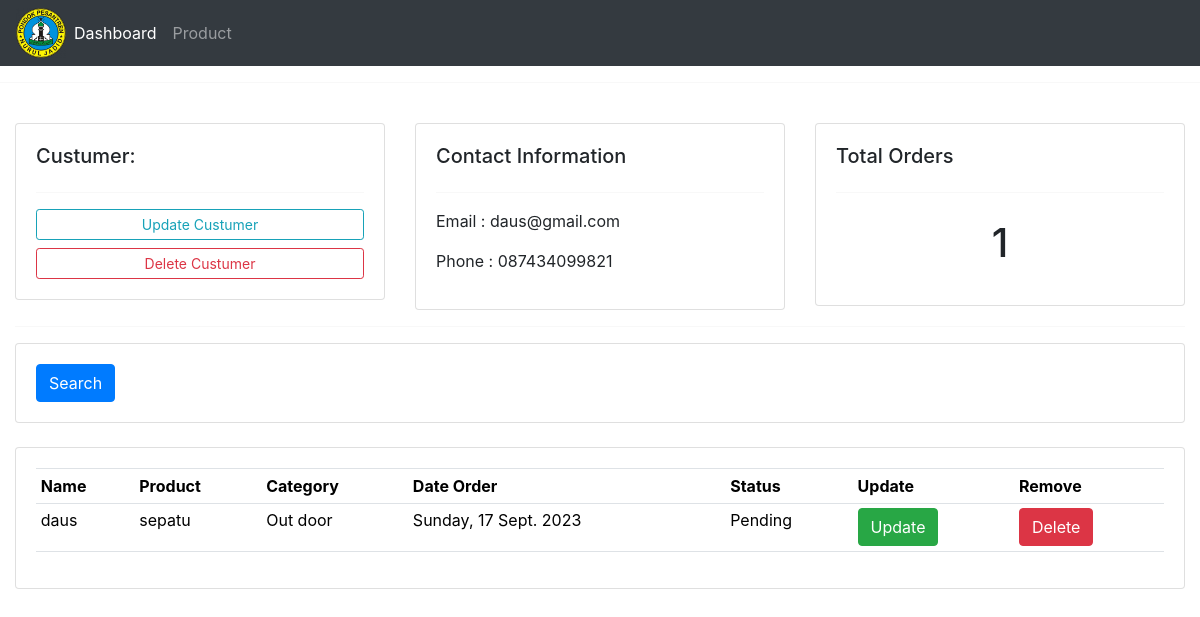
The page /custumer/6 on the database its author committed.
### data/models.py (models this page shows, shortened)
class Custumer(models.Model) :
    CATEGORY=()
    name =models.CharField(max_length=200, blank=True, null=True)
    phone =models.CharField(max_length=200, blank=True, null=True)
    email =models.CharField(max_length=200, blank=True, null=True)
    date_created= models.DateTimeField(auto_now_add=True, null=True)

class Order(models.Model):
    STATUS=(
        ('Pending', 'Pending'),
        ('Out for delivery', 'Out for delivery'),
        ('Delivered', 'Delivered'),
    )
    custumer = models.ForeignKey(Custumer, null=True, on_delete=models.SET_NULL)
    product = models.ForeignKey(Product, null=True, on_delete=models.SET_NULL)
    date_created = models.DateTimeField(auto_now_add=True, null=True)
    status = models.CharField(max_length=200, null=True, choices=STATUS)

class Product(models.Model):
    CATEGORY=(
        ('Indoor', 'Indoor'),
        ('Out door', 'Out door'),
    )
    name = models.CharField(max_length=200, blank=True, null=True)
    price = models.IntegerField(blank=True, null=True)
    category = models.CharField(max_length=200, blank=True, null=True, choices=CATEGORY)
    description = models.CharField(max_length=200, blank=True, null=True)
    date_created = models.DateTimeField(auto_now_add=True, null=True)
    tag = models.ManyToManyField(tag)
    def __str__(self):
        return self.name

### data/views.py (the view)
# urls.py: path('custumer/<str:hqq>', views.custumer, name='custumer'),
def custumer(request, hqq):
    detailcustumer = Custumer.objects.get(id=hqq)
    ordercustumer = detailcustumer.order_set.all()
    total_custumer = ordercustumer.count()
    context = {
        'judul': 'halaman custumer',
        'custumer': detailcustumer,
        'data_order_custumer': ordercustumer,
        'data_total' : total_custumer,
    }
    return render(request, 'data/custumer.html', context)

### data/templates/data/custumer.html
{% extends "data/main.html" %}
{% block content %}
<br>
<div class="container-fluid">
    <div class="row">
        <div class="col-md-4">
            <div class="card card-body">
                <h5>Custumer:</h5>
                <hr>
                <a class="btn btn-outline-info btn-sm btn-block" href="{% url 'update_custumer' custumer.id %}">Update
                    Custumer</a>
                <a class="btn btn-outline-danger btn-sm btn-block" href="{% url 'delete_custumer' custumer.id %}">Delete
                    Custumer</a>
            </div>
        </div>
        <div class="col-md-4">
            <div class="card card-body">
                <h5>Contact Information</h5>
                <hr>
                <p>Email : {{ custumer.email }}</p>
                <p>Phone : {{ custumer.phone }}</p>
            </div>
        </div>
        <div class="col-md-4">
            <div class="card card-body">
                <h5>Total Orders</h5>
                <hr>
                <h1 style="text-align: center;padding: 10px;">{{data_total}}</h1>
            </div>
        </div>
    </div>
    <hr>
    <div class=" row ">
        <div class="col ">
            <div class="card card-body ">
                <form action=" " method="get ">
                    <button type="submit " class="btn btn-primary">Search</button>
                </form>
            </div>
        </div>
    </div>
    <br>
    <div class="row ">
        <div class="col-md ">
            <div class="card card-body ">
                <table class="table table-sm ">
                    <tr>
                        <th>Name</th>
                        <th>Product</th>
                        <th>Category</th>
                        <th>Date Order</th>
                        <th>Status</th>
                        <th>Update</th>
                        <th>Remove</th>
                    </tr>
                    {% for tampil_order_custumer in data_order_custumer %}
                    <tr>
                        <td>{{ custumer.name }}</td>
                        <td>{{ tampil_order_custumer.product }}</td>
                        <td>{{ tampil_order_custumer.product.category }}</td>
                        <td>{{ tampil_order_custumer.date_created|date:"l, d N Y " }}</td>
                        <td>{{ tampil_order_custumer.status }}</td>
                        <td><a href="{% url 'update_order' tampil_order_custumer.id %} "
                                class="btn btn-success ">Update</a></td>
                        <td><a href="{% url 'delete_order' tampil_order_custumer.id %} "
                                class="btn btn-danger ">Delete</a></td>
                    </tr>
                    {% endfor %}
                </table>
            </div>
        </div>
    </div>
</div>
{% endblock content %}

### static/css/main.css (style rules this page uses)
body { background-color: #ebeff5; }

### rows shown on the page
Custumer: email "daus@gmail.com", phone "087434099821", name "daus"
Order: product "sepatu", product.category "Out door", date_created "Sunday, 17 Sept. 2023", status "Pending"

### other values the page prints
{{ data_total }} "1"
